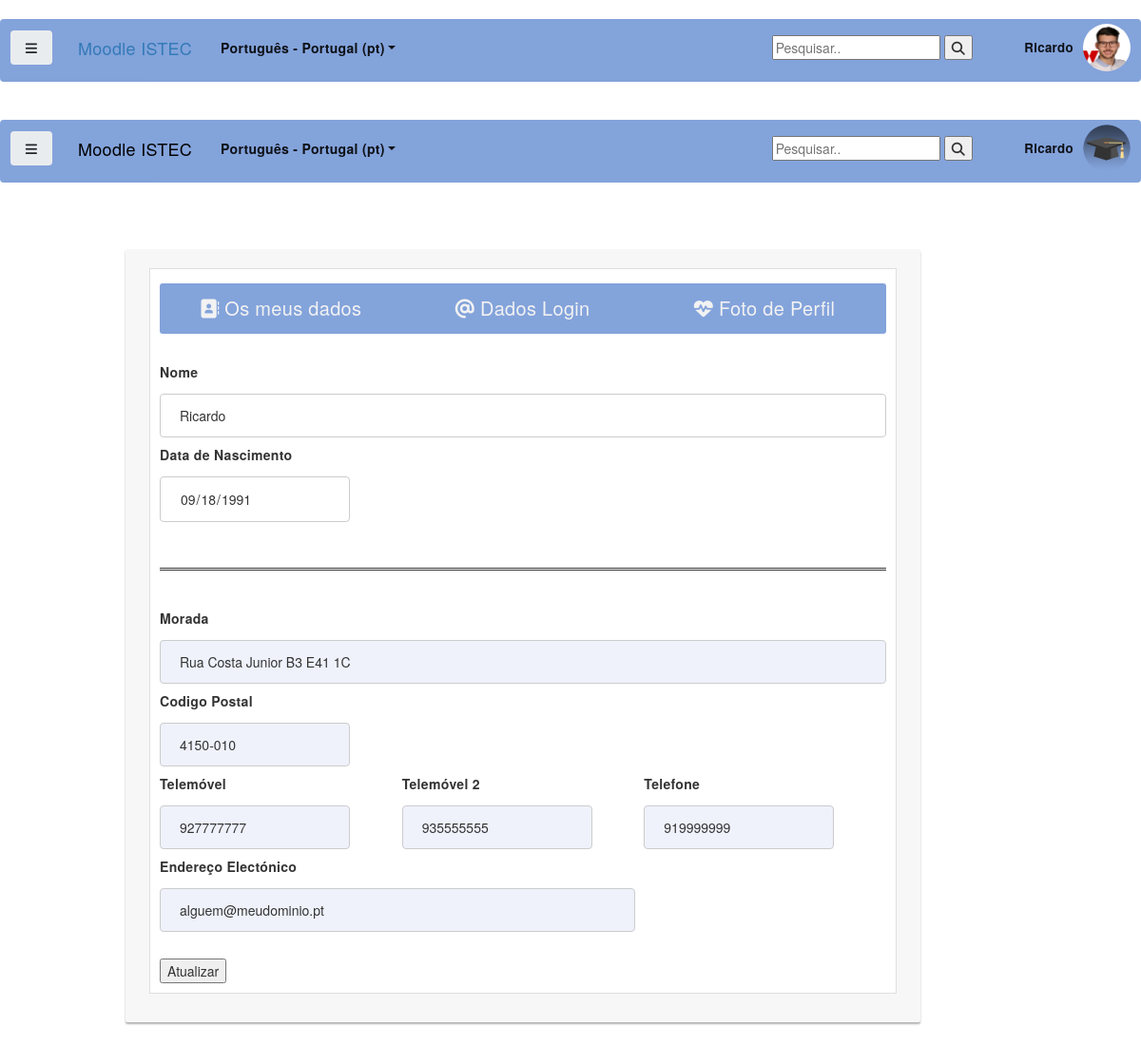
Page /dashboardDadosPessoais.php (signed in) on the committed database.
### tables this page shows
CREATE TABLE `t_utilizador` (
  `id` int(11) NOT NULL,
  `nome` varchar(50) DEFAULT NULL,
  `dtNasc` date DEFAULT NULL,
  `contacto_fk` int(11) DEFAULT NULL,
  `morada_fk` int(11) DEFAULT NULL,
  `perfil_fk` int(11) DEFAULT NULL
);

CREATE TABLE `t_morada` (
  `id` int(11) NOT NULL,
  `endereco` varchar(60) DEFAULT NULL,
  `codigo_fk` int(11) DEFAULT NULL
);

CREATE TABLE `t_cp` (
  `id` int(11) NOT NULL,
  `codigo` varchar(8) DEFAULT NULL
);

CREATE TABLE `t_contactos` (
  `id` int(11) NOT NULL,
  `telefone` varchar(9) DEFAULT NULL,
  `telemovel` varchar(9) DEFAULT NULL,
  `telemovel2` varchar(9) DEFAULT NULL,
  `email` varchar(50) DEFAULT NULL
);

### dashboardDadosPessoais.php (the view, shortened to what this page needs)
<?php
if (isset($_SESSION['utilizador'])) {
  include('templates/navbar.php');
  ?>
  <!DOCTYPE HTML>
  <html>
  <body>
    <div id="page">
      <header id="page-header" class="row">
        <div class="col-12 pt-3 pb-3"></div>
      </header>
      <div class="fixed-top navbar navbar-expand">
        <div data-region="drawer-toggle" class="d-inline-block mr-3">
          <button id="openNav" onclick="w3_open()" aria-expanded="true" aria-controls="nav-drawer" type="button" class="btn nav-link float-sm-left mr-1 btn-light bg-gray" data-action="toggle-drawer" data-side="left" data-preference="drawer-open-nav">
            <i class="icon fa fa-bars fa-fw " aria-hidden="true"></i><span class="sr-only">Side panel</span></button>
        </div>
        <a href="#" class="navbar-brand d-sm-inline atitle"><span class="site-name d-none d-md-inline">Moodle
            ISTEC</span></a>
        <div class="navbar-nav d-md-flex">
          <a class="dropdown-toggle nav-link link-vis" data-toggle="dropdown" href="#"><b>Português - Portugal
              (pt)</b></a>
        </div>
        <ul class="nav navbar-nav ml-auto align-items-center">
          <div class="d-none d-lg-block">
            <div class="search-input-wrapper nav-link ">
              <form action="#" class="search-input-form">
                <input type="text" placeholder="Pesquisar.." name="search">
                <button type="submit"><i class="fa fa-search"></i></button>
              </form>
            </div>
          </div>
          <li class="d-flex align-items-center username"><span><strong><?php echo $_SESSION['utilizador']; ?></strong></span></li>
          <li class="d-flex align-items-center"><span class="avatar current"><img src="images/perfil/simbolologin.png" class="userpicture" width="50" height="50" role="presentation" aria-hidden="true"></span></li>
        </ul>
      </div>
      <div id="region-main-box" class="col-12">
        <section id="region-maindados" class="has-blocks mb-3 ml-dados">
          <section class="block block_myoverview  card mb-3">
            <div class="card-body p-3">
              <form class="navbarform">
                <a onclick="mostraDados()" class="w3-bar-item w3-button"><i class="fas fa-address-book" aria-hidden="true"></i> Os meus dados </a>
                <a onclick="mostraEmail()" class="w3-bar-item w3-button"><i class="fas fa-at" aria-hidden="true"></i>
                  Dados Login </a>
                <a onclick="mostraInteresses()" class="w3-bar-item w3-button"><i class="fas fa-heartbeat" aria-hidden="true"></i> Foto de Perfil </a>
              </form>
              <?php
              include('db_connect.php');
              $stmt = $conn->prepare("SELECT u.nome, u.dtNasc, m.endereco, cp.codigo, ct.telemovel, ct.telemovel2, ct.telefone, ct.email
              FROM t_utilizador as u JOIN t_morada as m ON u.morada_fk=m.id JOIN t_cp as cp ON cp.id=m.codigo_fk JOIN t_contactos as ct ON ct.id=u.id WHERE u.id=?");
              $stmt->execute(array($_SESSION['userID']));
              $results = $stmt->fetchAll(PDO::FETCH_ASSOC);
              foreach ($results as $row) ?>
                <form class="dadosform" id="meusDados" style="display:block;" method="post" enctype="multipart/form-data" action="updatedadospessoais.php">
                <br>
                <label for="fname">Nome</label><br>
                <input type="textform" value="<?php echo $row['nome']; ?>" id="nome" class="boxform large" name="firstname" placeholder="Meu nome..." readonly><br>
                <label for="fname">Data de Nascimento</label><br>
                <input type="date" value="<?php echo $row['dtNasc']; ?>" class="boxform" id="dataNasc" style="width:200px; name="dataNascimento" placeholder="dd/mm/aaaa" value="<? php ?>" readonly><br>
                <br>
                <hr class="style-four">
                <br>
                <label for="fname">Morada</label><br>
                <input type="textform" value="<?php echo $row['endereco']; ?>" id="endereco" class="boxform large" style="background-color: #EFF2FB" name="endereco" placeholder="Morada..." ><br>
                <label for="fname">Codigo Postal</label><br>
                <input type="textform" value="<?php echo $row['codigo']; ?>" class="boxform" id="endereco" style="width:200px; background-color: #EFF2FB" name="codigopostal" placeholder="Código Postal..." required pattern="\d{4}-\d{3}"><br>
                <table style="width:100%">
                <tr>
                <td>
                <label for="fname">Telemóvel</label><br>
                <input type="tel" value="<?php echo $row['telemovel']; ?>" class="boxform" id="telemovel" style="width:200px; background-color: #EFF2FB" name="telemovel" placeholder="Telemóvel.." pattern="[0-9]{9}" required><br>
                </td>
                <td>
                <label for="fname">Telemóvel 2</label><br>
                <input type="tel" value="<?php echo $row['telemovel2']; ?>" pattern="[0-9]{9}" class="boxform" id="telemovel2" style="width:200px; background-color: #EFF2FB" name="telemovel2" placeholder="Telemóvel 2.."><br>
                </td>
                <td>
                <label for="fname">Telefone</label><br>
                <input type="tel" value="<?php echo $row['telefone']; ?>" pattern="[0-9]{9}" class="boxform" id="telefone" style="width:200px; background-color: #EFF2FB" name="telefone" placeholder="Telefone.."><br>
                </td>
                </table>
                <label for="fname">Endereço Electónico</label><br>
                <input type="email" value="<?php echo $row['email']; ?>" class="boxform" id="user" style="width:500px; background-color: #EFF2FB" name="email" placeholder="Email.."><br><br>
                <input type="submit" name="atualiza" value="Atualizar">
              </form>
          </section>
        </section>
      </div>
    </div>
  </body>
  </html>
<?php
} else header("Location: index.php");
?>

### assets/css/login_template.css (style rules this page uses)
.btn { font-weight: 700; height: 36px; -moz-user-select: none; -webkit-user-select: none; user-select: none; cursor: default; }
.card { background-color: #F7F7F7; padding: 20px 25px 30px; margin: 0 auto 25px; margin-top: 50px; -moz-border-radius: 2px; -webkit-border-radius: 2px; border-radius: 2px; -moz-box-shadow: 0px 2px 2px rgba(0, 0, 0, 0.3); -webkit-box-shadow: 0px 2px 2px rgba(0, 0, 0, 0.3); box-shadow: 0px 2px 2px rgba(0, 0, 0, 0.3); }

### dashboardDadosPessoais.php (style rules this page uses)
.navbarform { top: 5px; position: relative; max-width: 100%; margin: 0 auto 15px; border-top-left-radius: 3px; border-top-right-radius: 3px; border-bottom-left-radius: 3px; border-bottom-right-radius: 3px; overflow: hidden; background-color: #83A3DB; }
.navbarform a { float: left; display: block; color: #f2f2f2; text-align: center; padding: 12px 25px; width: 33.3%; text-decoration: none; font-size: 20px; }
.boxform, select { padding: 12px 20px; margin: 8px 0; display: inline-block; border: 1px solid #ccc; border-radius: 4px; box-sizing: border-box; }
hr.style-four { padding: 0; border: none; border-top: medium double #333; color: #333; text-align: center; }
hr.style-four:after { content: "Dados Alteráveis"; display: inline-block; position: relative; top: -0.7em; font-size: 1.5em; padding: 0 0.25em; background: white; }

### rows in the picture
t_utilizador: firstname "Ricardo", dtNasc "09/18/1991", endereco "Rua Costa Junior B3 E41 1C", codigopostal "4150-010", telemovel "927777777", telemovel2 "935555555", telefone "919999999", email "alguem@meudominio.pt"

### other values in the picture
$_SESSION['utilizador'] "Ricardo"
